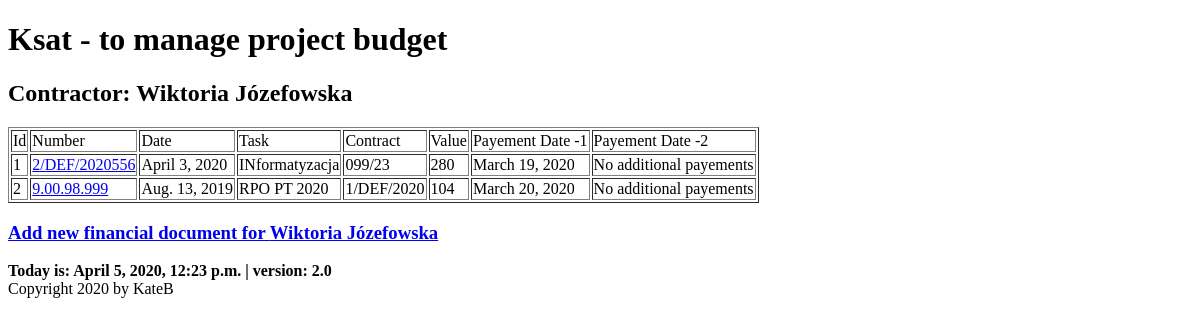
The app's page /ksat/documents/conractor/3/docs, older data.
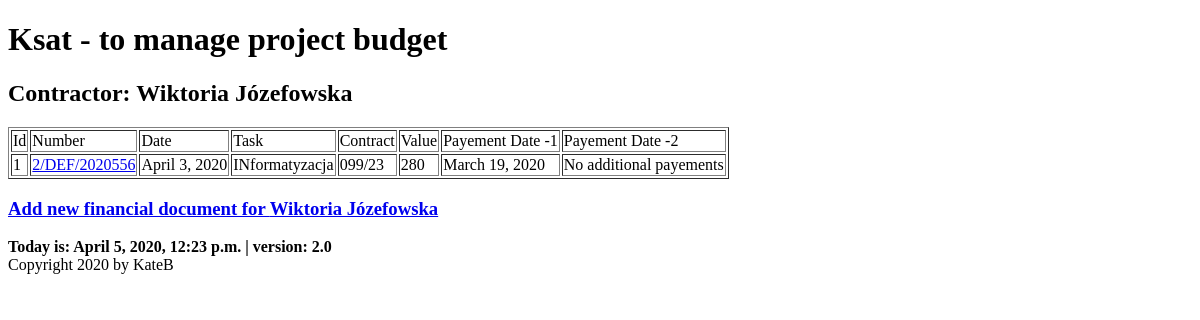
The same page, newer data.
### budget/models.py (models this page shows, shortened)
class FinancialDocument(models.Model):
    contract = models.ForeignKey(Contract, on_delete=models.CASCADE, related_name='fds', related_query_name='fd')
    contractor = models.ForeignKey(Contractor, default=None, on_delete=models.CASCADE, related_name='fds',
                                   related_query_name='fd')
    number = models.CharField(max_length=64, default=None)
    date = models.DateField()
    payment_date1 = models.DateField(blank=True, null=True)
    payment_date2 = models.DateField(blank=True, null=True)
    article = models.ManyToManyField(Articles, through='FinDocumentArticle')
    def get_absolute_url(self):
        return reverse('budget:findoc_details', kwargs={'findoc_id': self.pk})
    def fin_doc_value(self):
        value = FinDocumentArticle.objects.filter(fin_doc=self).aggregate(total=Sum('value'))['total']
        if value:
            return value
        return 0
    class Meta:
        default_related_name = 'fds'
        verbose_name = 'finacial_doc'

class Contract(models.Model):
    number = models.CharField(max_length=128)
    date = models.DateField()
    task = models.ForeignKey(Task, on_delete=models.CASCADE, related_name='contracts', related_query_name='contract')
    contractor = models.ForeignKey(Contractor, default=None, on_delete=models.CASCADE, related_name='contracts',
                                   related_query_name='contract')
    article = models.ManyToManyField(Articles, through='ContractArticle')
    class Meta:
        default_related_name = 'contract'
        ordering = ('number', 'contractor')
        verbose_name = 'contract'

class Task(models.Model):
    title = models.CharField(max_length=128, unique=True)
    description = models.CharField(max_length=256)
    unit = models.SmallIntegerField()
    section = models.SmallIntegerField()
    article = models.ManyToManyField(Articles, through='TaskArticles')

### budget/views.py (the view)
# urls.py: path('documents/conractor/<int:contractor_id>/docs', views.FinancialDocContractorView.as_view(), name ='contractor-findocs'),
class FinancialDocContractorView(ListView):
    model = FinancialDocument
    template_name = 'budget/contractor_findocs.html'
    context_object_name = 'findocs'
    def get_queryset(self):
        contractor = Contractor.objects.get(pk=self.kwargs.get('contractor_id'))
        fin_docs = FinancialDocument.objects.filter(contractor=contractor).order_by('contract', 'contract__task')
        return fin_docs
    def get_context_data(self, **kwargs):
        ctx = super().get_context_data(**kwargs)
        ctx['contractor'] = Contractor.objects.get(pk=self.kwargs.get('contractor_id'))
        return ctx

### budget/models.py (called while the page is built)
    def __str__(self):
        return f'{self.name} {self.last_name}'

### budget/my_context_processor.py (called while the page is built)
def cp(request):
    ctx = {
        "now": django.utils.timezone.now(),
        "version": "2.0"
    }
    return ctx

### budget/templates/budget/contractor_findocs.html (shortened to what this page needs)
{% extends 'base.html' %}
{% block content %}
    {{ block.super }}
    <h2>Contractor: {{ contractor }}</h2>
        <table border="bold">
            <thead>
            <tr>
                <td>Id</td>
                <td>Number</td>
                <td>Date</td>
                <td>Task</td>
                <td>Contract</td>
                <td>Value</td>
                <td>Payement Date -1</td>
                <td>Payement Date -2</td>
            </tr>
            </thead>
            <tbody>
            {% for findoc in findocs %}
                <tr>
                    <td>{{ forloop.counter }}</td>
                    <td><a href="{{ findoc.get_absolute_url }}">{{ findoc.number }}</a></td>
                    <td>{{ findoc.date }}</td>
                    <td>{{ findoc.contract.task.title }}</td>
                    <td>{{ findoc.contract.number }} </td>
                    <td>{{ findoc.fin_doc_value }}</td>
                    <td>{{ findoc.payment_date1 }}</td>
                    <td>{% if findoc.payment_date2 %}{{ findoc.payment_date2 }}{% else %} No additional payements {% endif %}</td>
                </tr>
            {% endfor %}
            </tbody>
        </table>
    <h3><a href="{% url 'budget:add_findoc' %}">Add new financial document for {{ contractor }}</a></h3>
{% endblock %}

Row changes from the older to the newer data that the page shows:
removed FinancialDocument: number "9.00.98.999", date "Aug. 13, 2019", contract.task "RPO PT 2020", contract.number "1/DEF/2020", fin_doc_value "104", payment_date1 "March 20, 2020", shows "No additional payements"
